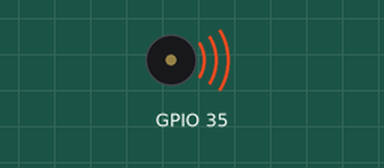
A sketch run on a simulated ESP32. Parts: buzzer (waves = sounding).

Above: at 0.2 s.
At 2.2 s:
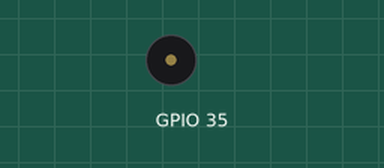
Timing chart, 0 to 7.3 s (numbered marks = the images above):
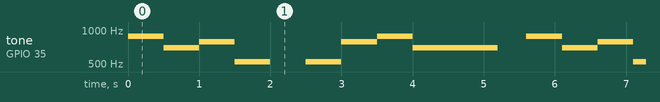

Measured:
- by itself, tone on GPIO 35: repeats every 5.6 s: 698 Hz 0.50 s, 784 Hz 0.50 s, 523 Hz 0.50 s, silent 0.50 s, 523 Hz 0.50 s, 784 Hz 0.50 s, 880 Hz 0.50 s, 698 Hz 1.2 s, silent 0.40 s, 880 Hz 0.50 s

The sketch:

chime.ino
```cpp
void setup() {
  // put your setup code here, to run once:

}

void loop() {
    tone(35, 880);
    delay(500);
    tone(35, 698);
    delay(500);
    tone(35, 784);
    delay(500);
    tone(35, 523);
    delay(500);
    noTone(35);
    delay(500);

    tone(35, 523);
    delay(500);
    tone(35, 784);
    delay(500);
    tone(35, 880);
    delay(500);
    tone(35, 698);
    delay(1200);
    noTone(35);
    delay(400);
}
```
